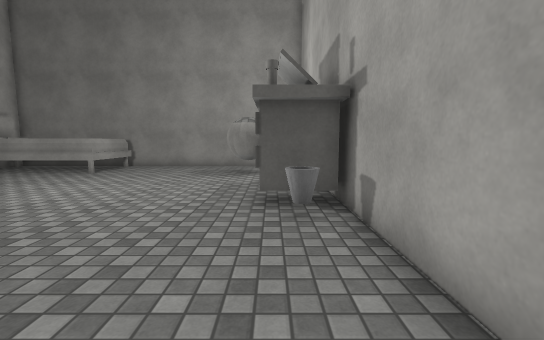
[1] (above)

14 first-person views from a walk through a Unity game level. The camera is 1.3 m above the floor, tilts 6° down and sees 90° across. The floor is counted in squares, 1 m on a side. Each view is taken from the middle of a square. On the plan, view 1 faces up. The plan holds only what a view shows up to about 13 squares ahead; the rest is blank. The player character is not drawn. Surface patterns are stand-ins for the level's own textures.

[2]
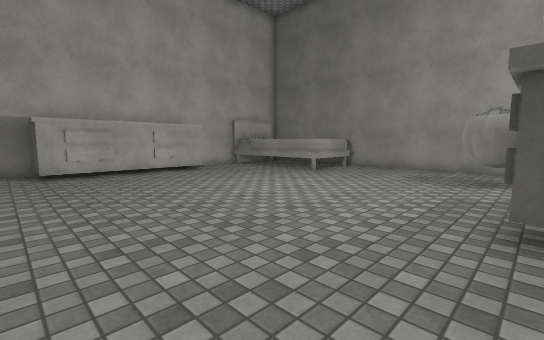

[3]
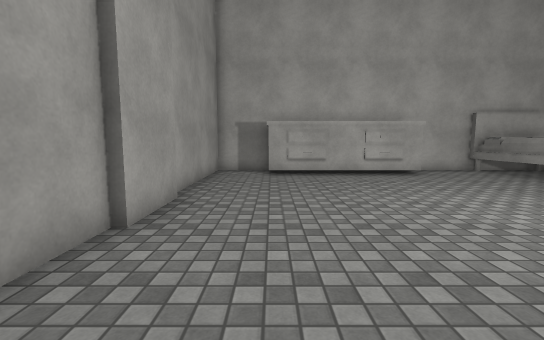

[4]
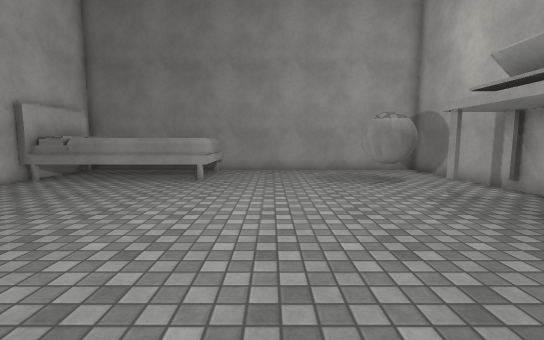

[5]
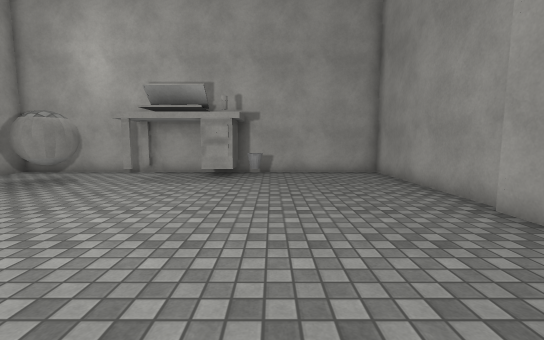

[6]
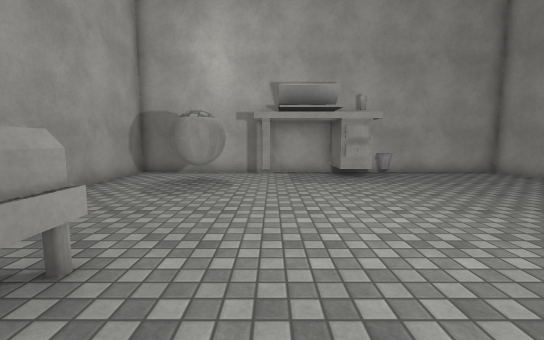

[7]
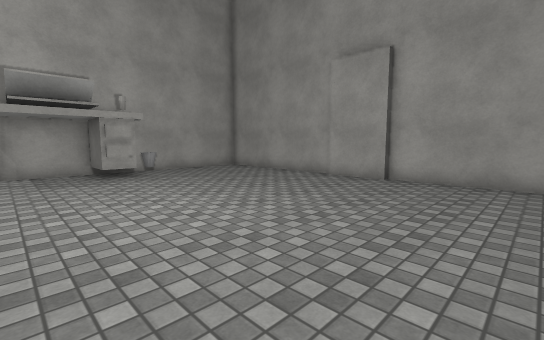

[8]
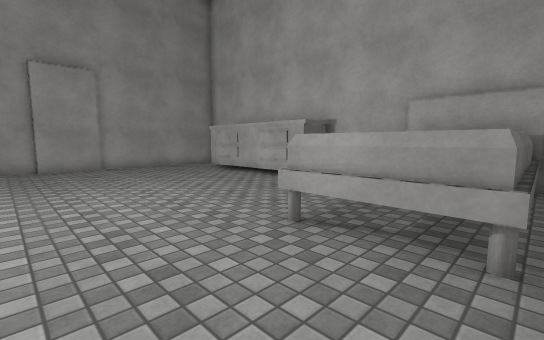

[9]
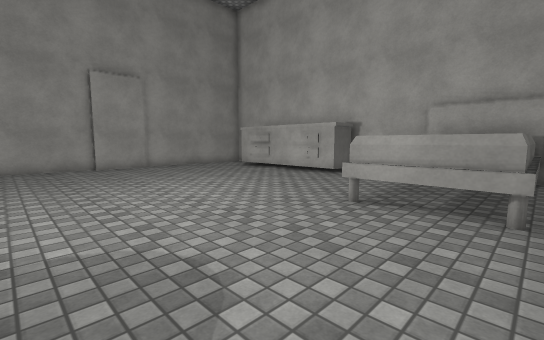

[10]
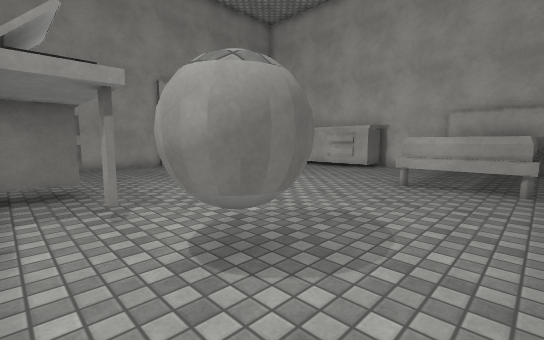

[11]
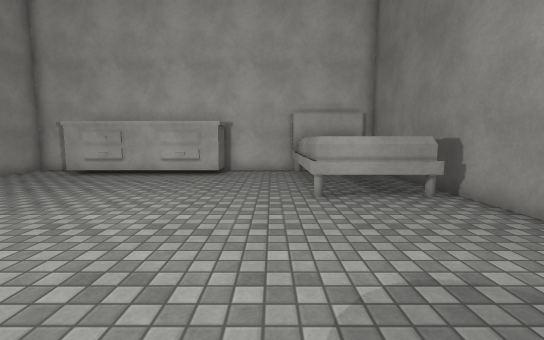

[12]
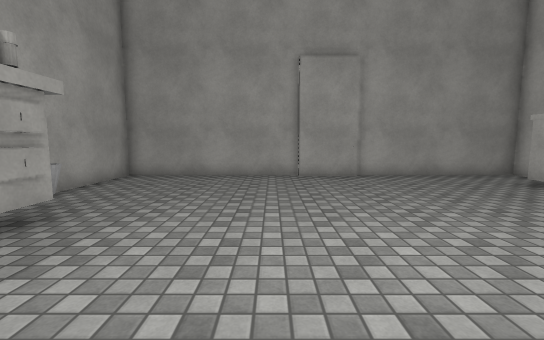

[13]
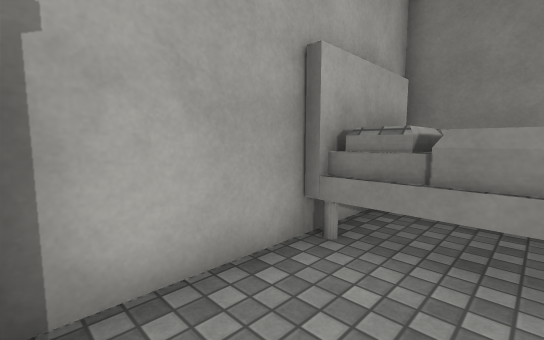

[14]
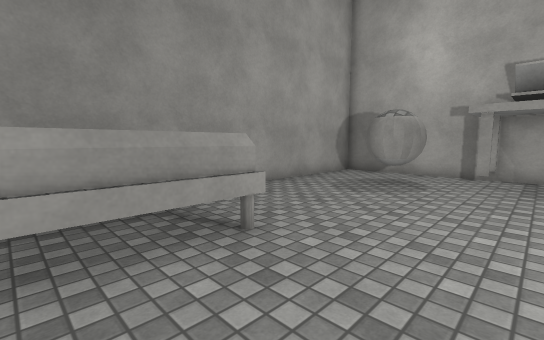

### Floor plan
Key: @ floor where view 1 was taken; # wall or solid block; . floor; B white ball; E desk; I bin; O other object.
Columns run from 13 left of view 1 to 2 right of it. Each row starts with its distance up from view 1.
 15 ################
 14 OOOOOOO........#
 13 OO    O........#
 12 OO    O....BBB.#
 11 OOOOOOO....BBB.#
 10 #..............#
  9 #............EE#
  8 OO.............#
  7  O.............#
  6  O...........EE#
  5  O...........II#
  4  O............I#
  3  O.............#
  2 OO.............#
  1 #..............#
  0 #.....###....@.#
 -1 ################

Where each view was taken, in squares from view 1:
view 1: 0 up, 0 right, facing up
view 2: 1 up, 0 right, facing up-left
view 3: 2 up, 1 left, facing left
view 4: 2 up, 5 left, facing up
view 5: 4 up, 10 left, facing right
view 6: 9 up, 10 left, facing right
view 7: 9 up, 11 left, facing down-right
view 8: 14 up, 4 left, facing down-left
view 9: 14 up, 2 left, facing down-left
view 10: 14 up, 1 right, facing down-left
view 11: 10 up, 1 left, facing left
view 12: 10 up, 4 left, facing down
view 13: 8 up, 11 left, facing up-left
view 14: 8 up, 10 left, facing up-right
